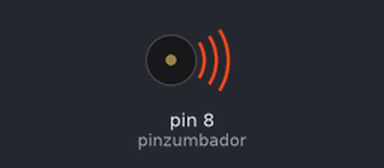
Bench run of a sketch on a simulated Arduino Uno, built with avr-gcc and run on an emulated ATmega328P. Shown: buzzer (waves = sounding).

Above: at 1.0 s.
At 4.5 s:
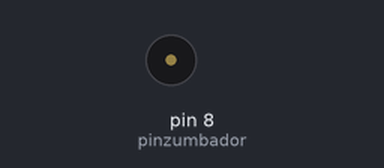
Timing chart, 0 to 6.5 s (numbered marks = the images above):
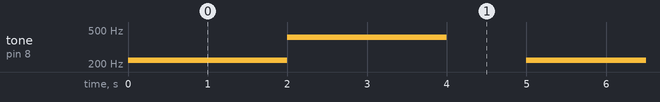

Measured:
- by itself, tone on pin 8 (pinzumbador): repeats every 5.0 s: 409 Hz 2.0 s, silent 1.0 s, 220 Hz 2.0 s

The sketch:

cracion_melodia.ino
```cpp
int pinzumbador = 8;    //se declara el pin
int fr0 = 220;      // frecuencia correspondiente a la nota deseada sabiendo la frecuenca de cada nota
int fr1 = 409;

void setup()
{
}

void loop()
{
    tone(pinzumbador,fr0);    // inicia el zumbido, con la frecuencia declarada arriba
    delay(2000);
tone(pinzumbador,fr1);    // inicia el zumbido, con la frecuencia declarada arriba
    delay(2000);
    noTone(pinzumbador);               // lo detiene a los dos segundos
    delay(1000);
}
/*sabiendo las frecuencias de las notas y los tiempos de la melodia, se puede generar cualquier melida*/
```
